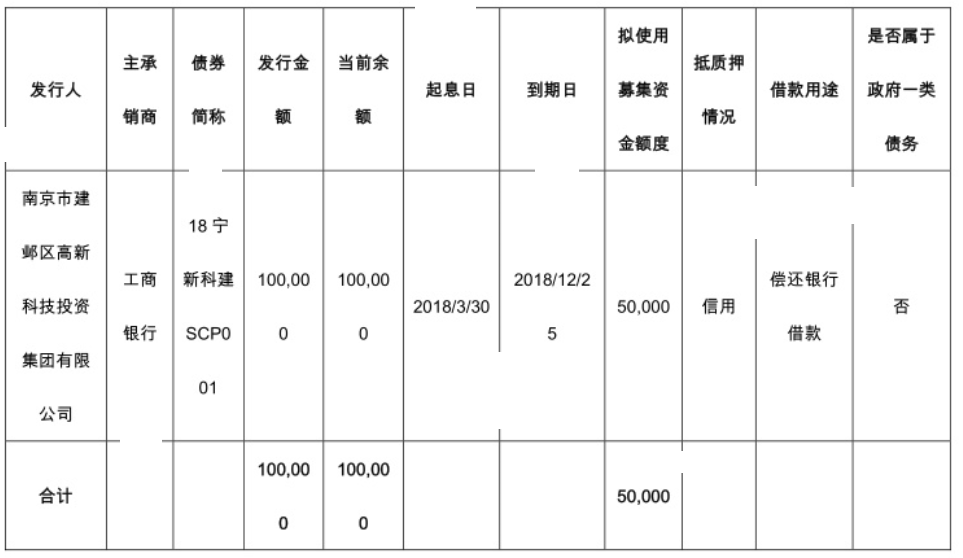
#> input picture Broken/broken3.PNG, 963 x 558 px, found by its file name
$ python line_correction.py.py
#> lines starting #> are read from the running program, lines starting #| are printed output that depends on the picture; after the words box and inside, x2 and y2 are one past the last pixel; in counts of white or black regions, pixels touching at a corner belong together
#> further down, image is the input picture: shape (558, 963, 3); min 0, max 255, mean 245
#| (558, 963, 3)
import cv2
import numpy as np

# Input : Image
# Output : hor,ver
def line_detection(image):
    image_gray = cv2.copyMakeBorder(image,10,10,10,10,cv2.BORDER_CONSTANT,value=[255,255,255])
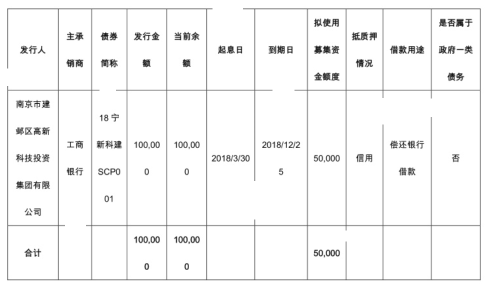
#> image_gray: shape (578, 983, 3) (shown at 1/2 size); min 0, max 255, mean 245.5
    gray = cv2.cvtColor(image_gray, cv2.COLOR_BGR2GRAY)

    # cv2.imshow("gray",image_gray)
    # cv2.waitKey(0)
    bw = cv2.adaptiveThreshold(gray, 255, cv2.ADAPTIVE_THRESH_MEAN_C, cv2.THRESH_BINARY, 15, 1)
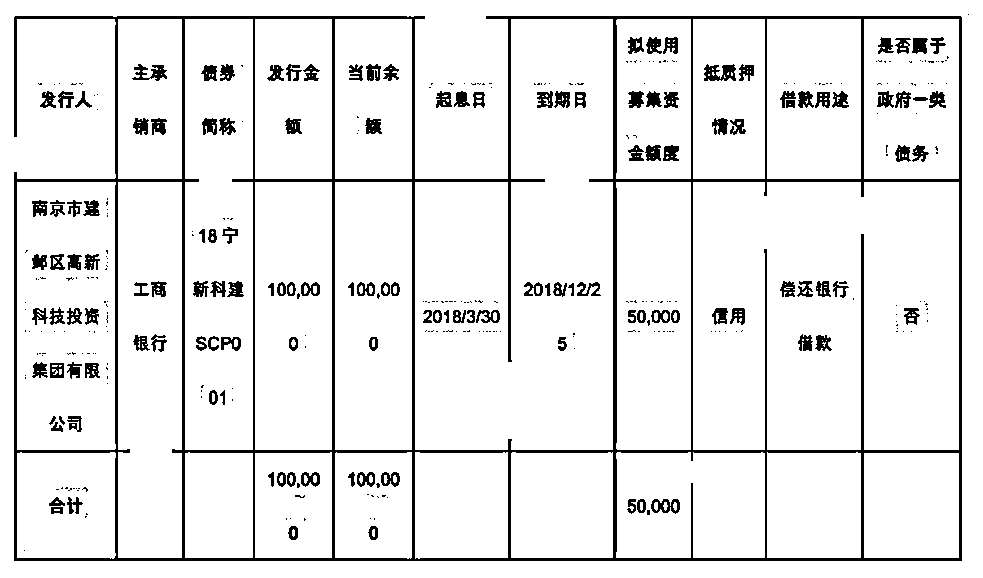
#> bw: shape (578, 983); 91.6% white; 392 black regions (253 under 20 px), largest, box (x1, y1, x2, y2) and area: (14, 16, 962, 561) 28249, (704, 64, 736, 81) 361, (132, 64, 167, 81) 297
    bw = cv2.bitwise_not(bw)
    ## To visualize image after thresholding ##
    # cv2.imshow("bw",bw)
    # cv2.waitKey(0)
    ###########################################
    horizontal = bw.copy()
    vertical = bw.copy()
    img = image_gray.copy()
    post = image_gray.copy()
    # [horizontal lines]
    # Create structure element for extracting horizontal lines through morphology operations
    horizontalStructure = cv2.getStructuringElement(cv2.MORPH_RECT, (20, 1))

    # Apply morphology operations
    horizontal = cv2.erode(horizontal, horizontalStructure)
#> horizontal: shape (578, 983); 1.8% white; 8 white regions, largest, box (x1, y1, x2, y2) and area: (24, 558, 953, 561) 2732, (182, 450, 953, 453) 2101, (496, 16, 953, 19) 1370
    horizontal = cv2.dilate(horizontal, horizontalStructure)
#> horizontal: shape (578, 983); 1.9% white; 8 white regions, largest, box (x1, y1, x2, y2) and area: (15, 558, 963, 561) 2827, (173, 450, 963, 453) 2291, (487, 16, 963, 19) 1427

    horizontal = cv2.dilate(horizontal, (1,1), iterations=8)
#> horizontal: shape (578, 983); 7% white; 8 white regions, largest, box (x1, y1, x2, y2) and area: (15, 558, 963, 569) 10411, (173, 450, 963, 461) 8611, (487, 16, 963, 27) 5235
    horizontal = cv2.erode(horizontal, (1,1), iterations=7)
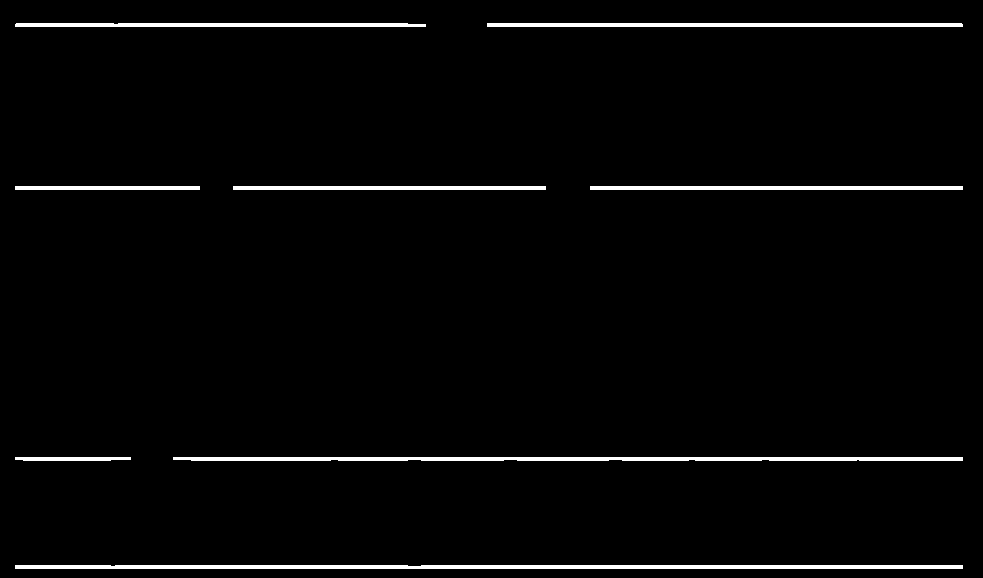
#> horizontal: shape (578, 983); 2.5% white; 8 white regions, largest, box (x1, y1, x2, y2) and area: (15, 565, 963, 569) 3775, (173, 457, 963, 461) 3081, (487, 23, 963, 27) 1903

    ## Uncomment to visualize highlighted Horizontal lines
    cv2.imshow("horizontal",horizontal)
    cv2.waitKey(0)

    # HoughlinesP function to detect horizontal lines
    hor_lines = cv2.HoughLinesP(horizontal,rho=1,theta=np.pi/180,threshold=40,minLineLength=10,maxLineGap=20)
#> hor_lines = 36 rows, first 6: [15, 189, 199, 189], [15, 566, 962, 566], [15, 567, 962, 567], [15, 565, 962, 565], [15, 568, 962, 568], [590, 187, 962, 187]
    if hor_lines is None:
        return None,None
    temp_line = []
    for line in hor_lines:
        for x1,y1,x2,y2 in line:
            temp_line.append([x1,y1-5,x2,y2-5])
#> this loop made 36 passes
#> after the loop, temp_line = 36 items, first 6: [15, 184, 199, 184], [15, 561, 962, 561], [15, 562, 962, 562], [15, 560, 962, 560], [15, 563, 962, 563], [590, 182, 962, 182]

    # Sorting the list of detected lines by Y1
    hor_lines = sorted(temp_line,key=lambda x: x[1])
#> hor_lines = 36 items, first 6: [487, 18, 961, 18], [16, 18, 57, 18], [15, 19, 425, 19], [487, 19, 572, 20], [820, 19, 933, 20], [15, 20, 425, 20]

    ## Uncomment this part to visualize the lines detected on the image ##
    # print(len(hor_lines))
    # for x1, y1, x2, y2 in hor_lines:
    #     cv2.line(img, (x1,y1-5), (x2,y2-5), (0, 255, 0), 2)


    # # print(image.shape)
    # cv2.imshow("image",img)
    # cv2.waitKey(0)
    ####################################################################

    ## Selection of best lines from all the horizontal lines detected ##
    lasty1 = -111111
    lines_x1 = []
    lines_x2 = []
    hor = []
    i=0
    for x1,y1,x2,y2 in hor_lines:
        if y1 >= lasty1 and y1 <= lasty1 + 10:
            lines_x1.append(x1)
            lines_x2.append(x2)
        else:
            if (i != 0 and len(lines_x1) is not 0):
                hor.append([min(lines_x1),lasty1,max(lines_x2),lasty1])
            lasty1 = y1
            lines_x1 = []
            lines_x2 = []
            lines_x1.append(x1)
            lines_x2.append(x2)
            i+=1
#> this loop made 36 passes
#> (x1, y1, x2, y2, lasty1) on passes 1, 9, 26, 33: (487, 18, 961, 18, 18), (590, 181, 962, 181, 181), (173, 452, 962, 452, 452), (15, 560, 962, 560, 560)
#> after the loop, hor = [[15, 18, 962, 18], [15, 181, 962, 181], [15, 452, 962, 452]]; i = 4
    hor.append([min(lines_x1),lasty1,max(lines_x2),lasty1])
    #####################################################################


    # [vertical lines]
    # Create structure element for extracting vertical lines through morphology operations
    verticalStructure = cv2.getStructuringElement(cv2.MORPH_RECT, (1,7))

    # Apply morphology operations
    vertical = cv2.erode(vertical, verticalStructure)
#> vertical: shape (578, 983); 4% white; 355 white regions (253 under 20 px), largest, box (x1, y1, x2, y2) and area: (613, 19, 617, 558) 2095, (182, 19, 185, 558) 1617, (332, 19, 335, 558) 1617
    vertical = cv2.dilate(vertical, verticalStructure)
#> vertical: shape (578, 983); 5.1% white; 330 white regions (67 under 20 px), largest, box (x1, y1, x2, y2) and area: (613, 16, 617, 561) 2131, (182, 16, 185, 561) 1635, (332, 16, 335, 561) 1635

    vertical = cv2.dilate(vertical, (1,1), iterations=3)
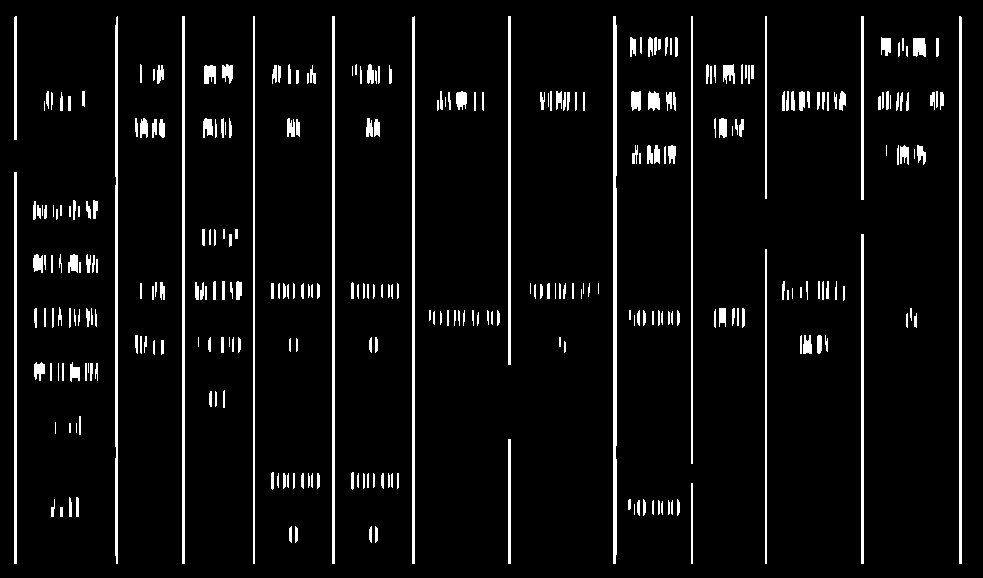
#> vertical: shape (578, 983); 5.6% white; 322 white regions (25 under 20 px), largest, box (x1, y1, x2, y2) and area: (613, 16, 617, 564) 2149, (182, 16, 185, 564) 1644, (332, 16, 335, 564) 1644
    vertical = cv2.erode(vertical, (1,5), iterations=15)
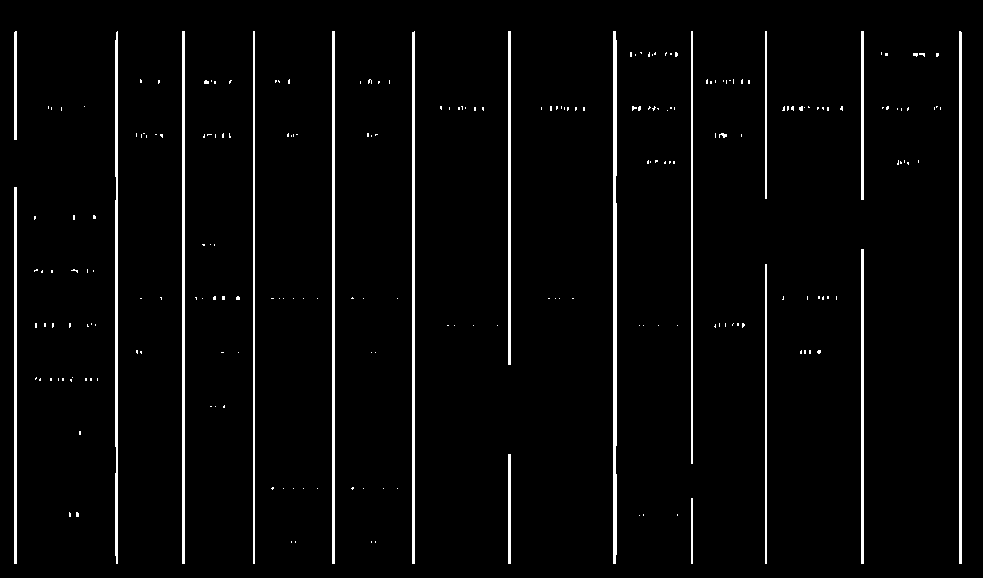
#> vertical: shape (578, 983); 3.2% white; 231 white regions (213 under 20 px), largest, box (x1, y1, x2, y2) and area: (613, 31, 617, 564) 2059, (182, 31, 185, 564) 1599, (332, 31, 335, 564) 1599

    ######## Preprocessing Vertical Lines ###############
    cv2.imshow("vertical",vertical)
    cv2.waitKey(0)
    #####################################################

    # HoughlinesP function to detect vertical lines
    # ver_lines = cv2.HoughLinesP(vertical,rho=1,theta=np.pi/180,threshold=20,minLineLength=20,maxLineGap=2)
    ver_lines = cv2.HoughLinesP(vertical, 1, np.pi/180, 40, np.array([]), 80, 10)
#> ver_lines = 42 rows, first 6: [14, 563, 14, 187], [691, 463, 691, 31], [614, 563, 614, 31], [332, 563, 332, 31], [182, 563, 182, 31], [333, 563, 333, 31]
    if ver_lines is None:
        return None,None
    temp_line = []
    for line in ver_lines:
        for x1,y1,x2,y2 in line:
            temp_line.append([x1,y1,x2,y2])
#> this loop made 42 passes
#> after the loop, temp_line = 42 items, first 6: [14, 563, 14, 187], [691, 463, 691, 31], [614, 563, 614, 31], [332, 563, 332, 31], [182, 563, 182, 31], [333, 563, 333, 31]

    # Sorting the list of detected lines by X1
    ver_lines = sorted(temp_line,key=lambda x: x[0])
#> ver_lines = 42 items, first 6: [14, 563, 14, 187], [15, 139, 15, 31], [15, 187, 16, 267], [15, 563, 15, 211], [16, 139, 16, 31], [16, 563, 16, 268]

    # [12 lines of commented-out code are left out]
    lastx1 = -111111
    lines_y1 = []
    lines_y2 = []
    ver = []
    count = 0
    lasty1 = -11111
    lasty2 = -11111
    for x1,y1,x2,y2 in ver_lines:
        if x1 >= lastx1 and x1 <= lastx1 + 15 :#and not (((min(y1,y2)<min(lasty1,lasty2)-20 or min(y1,y2)<min(lasty1,lasty2)+20)) and ((max(y1,y2)<max(lasty1,lasty2)-20 or max(y1,y2)<max(lasty1,lasty2)+20))):
            lines_y1.append(y1)
            lines_y2.append(y2)
            # lasty1 = y1
            # lasty2 = y2
        else:
            if (count != 0 and len(lines_y1) is not 0):
                ver.append([lastx1,min(lines_y2)-5,lastx1,max(lines_y1)-5])
            lastx1 = x1
            # lines_y1 = []
            # lines_y2 = []
            lines_y1.append(y1)
            lines_y2.append(y2)
            count += 1
#> this loop made 42 passes
#> (x1, y1, x2, y2, lastx1) on passes 1, 7, 11, 14, 16, 19, 22, 26: (14, 563, 14, 187, 14), (115, 555, 115, 473, 115), (182, 563, 182, 31, 182), (253, 563, 253, 31, 253), (332, 563, 332, 31, 332), (412, 563, 412, 32, 412), (508, 563, 508, 454, 508), (613, 563, 613, 31, 613)
#> after the loop, count = 12; lines_y1 = 42 values, max 563 at index 0, min 110 at index 35, mean 481; lines_y2 = 42 values, max 473 at index 6, min 31 at index 1, mean 111; ver = [[14, 26, 14, 558], [115, 26, 115, 558], [182, 26, 182, 558], [253, 26, 253, 558], [332, 26, 332, 558], [412, 26, 412, 558], [508, 26, 508, 558], [613, 26, 613, 558], [691, 26, 691, 558], [765, 26, 765, 558], [861, 26, 861, 558]]
            # lasty1 = -11111
            # lasty2 = -11111
    ver.append([lastx1,min(lines_y2)-5,lastx1,max(lines_y1)-5])
    #################################################################


    ############ Visualization of Lines After Post Processing ############
    for x1, y1, x2, y2 in ver:
        cv2.line(post, (x1+1,y1-8), (x2+1,y2), (0, 0, 0), 1)
#> this loop made 12 passes
#> (x1, x2) on passes 1 to 8: (14, 14), (115, 115), (182, 182), (253, 253), (332, 332), (412, 412), (508, 508), (613, 613)
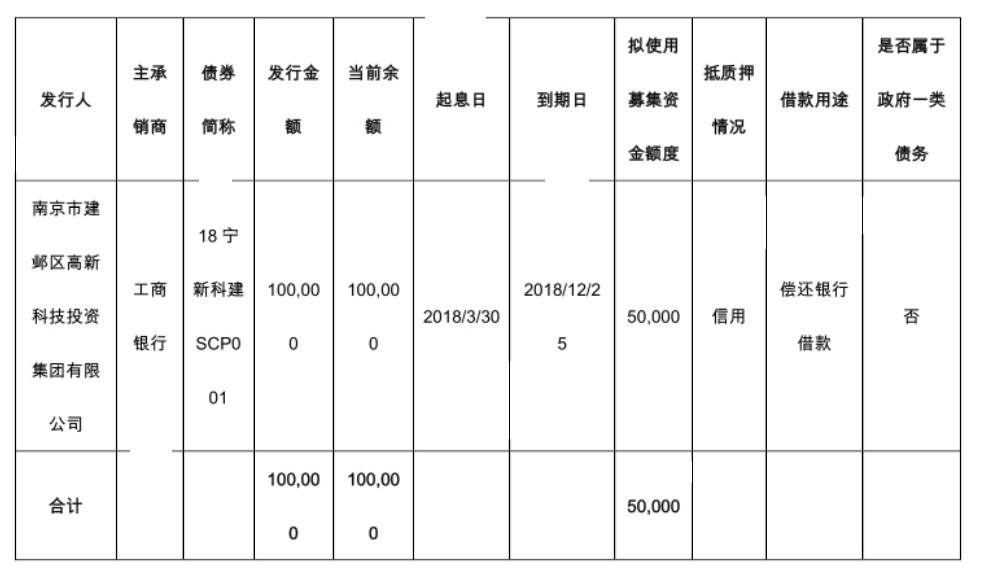
#> post: shape (578, 983, 3); 1.14% of pixels changed, all inside (x1, y1, x2, y2) = (15, 18, 961, 559)

    for x1, y1, x2, y2 in hor:
        cv2.line(post, (x1,y1-1), (x2,y2-1), (0, 0, 0), 1)
#> this loop made 4 passes
#> (y1, y2) on passes 1 to 4: (18, 18), (181, 181), (452, 452), (560, 560)
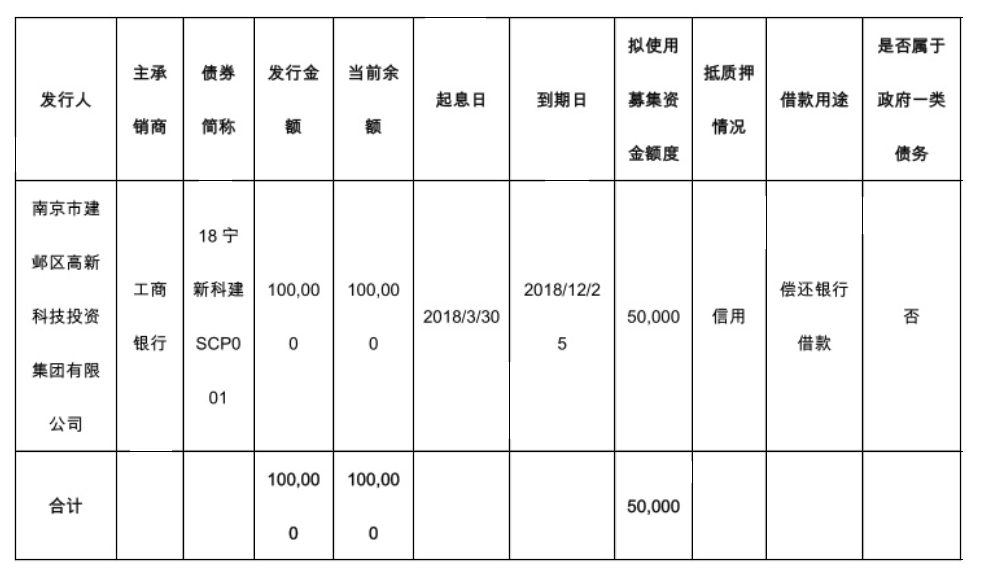
#> post: shape (578, 983, 3); 0.66% of pixels changed, all inside (x1, y1, x2, y2) = (15, 17, 963, 560)

    cv2.imshow("image",post)
    cv2.imwrite("fix3.jpg",post)
    cv2.waitKey(0)
    #######################################################################

    return hor,ver

image = cv2.imread('Broken\\broken3.PNG')
print(image.shape)
detection = line_detection(image)
